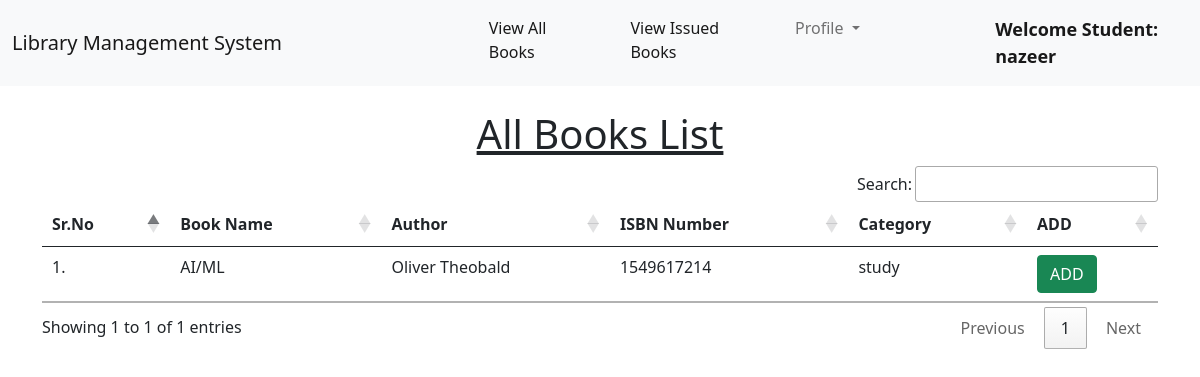
The page /student_view_books/ (signed in) on the database its author committed.
### library/models.py (models this page shows, shortened)
class Book(models.Model):
    name = models.CharField(max_length=200)
    author = models.CharField(max_length=200)
    isbn = models.PositiveIntegerField()
    category = models.CharField(max_length=50)

### library/views.py (the view)
# urls.py: path("student_view_books/", views.student_view_books, name="student_view_books"),
@login_required(login_url = '/student_login')
def student_view_books(request):
    books = Book.objects.all()
    return render(request, "student_view_books.html", {'books':books})

### library/templates/student_view_books.html (shortened to what this page needs)
{% extends 'student_navbar.html' %}
{% load static %}
{% block body %}
<div class="container mt-4">
    <h1 class="text-center"><u>All Books List</u></h1>
    <table class="table table-hover" id="example">
        <thead>
            <tr>
                <th>Sr.No</th>
                <th>Book Name</th>
                <th>Author</th>
                <th>ISBN Number</th>
                <th>Category</th>
                <th>ADD</th>
            </tr>
        </thead>
        <tbody>
            {% for book in books %}
            <tr>
                <td>{{forloop.counter}}.</td>
                <td>{{book.name}}</td>
                <td>{{book.author}}</td>
                <td>{{book.isbn}}</td>
                <td>{{book.category}}</td>
               <td> <a href="#" class="btn btn-success" onclick="return confirm('Please contact admin to issue your book, Thank you!')">ADD</a></td>
            </tr>
            {% endfor %}
        </tbody>
    </table>
    </div>
{% endblock %}

### library/templates/student_navbar.html (shortened to what this page needs)
<!doctype html>
<html lang="en">
  <head>
    <link href="https://cdn.jsdelivr.net/npm/bootstrap@5.1.0/dist/css/bootstrap.min.css" rel="stylesheet">
    <link rel="stylesheet" href="https://cdn.datatables.net/1.10.25/css/jquery.dataTables.min.css">
    <link rel="stylesheet" href="https://cdn.datatables.net/buttons/1.7.1/css/buttons.dataTables.min.css">
  </head>
  <body>
    <nav class="navbar navbar-expand-lg navbar-light bg-light sticky-top">
        <div class="container-fluid">
          <a class="navbar-brand" href="#">Library Management System</a>
          <ul class="navbar-nav me-auto mb-2 mb-lg-0">
            <li class="nav-item">
              <a class="nav-link active" aria-current="page" href="/student_view_books/">View All Books</a>
            </li>
          <div class="collapse navbar-collapse" id="navbarSupportedContent">
            <ul class="navbar-nav me-auto mb-2 mb-lg-0">
              <li class="nav-item">
                <a class="nav-link active" aria-current="page" href="/student_issued_books/">View Issued Books</a>
              </li>
              <li class="nav-item dropdown">
                <a class="nav-link dropdown-toggle" href="#" id="navbarDropdown" role="button" data-bs-toggle="dropdown" aria-expanded="false">
                  Profile
                </a>
              </li>
              <li class="nav-item">
                <a style="font-weight:600; font-family:'Segoe UI', Tahoma, Geneva, Verdana, sans-serif; font-size: large;" class="nav-link active" href="#">Welcome Student: {{request.user}}</a>
              </li>
            </ul>
          </div>
        </div>
      </nav>
      {% block body %}
      {% endblock %}
  </body>
</html>

### rows shown on the page
Book: name "AI/ML", author "Oliver Theobald", isbn "1549617214", category "study"

### other values the page prints
{{ request.user }} "nazeer"
